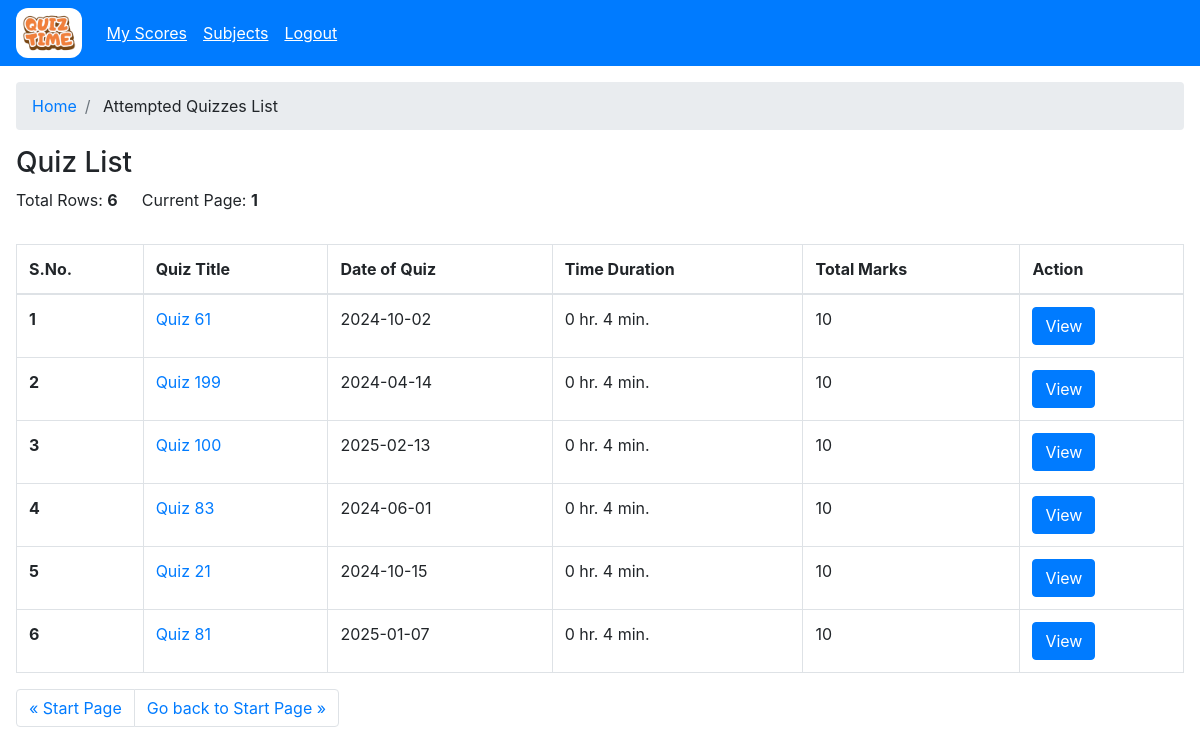
Screenshot of /user/attempted-quizzes (signed in) with the database file from the repository.
### models/model.py (models this page shows)
class Quiz(db.Model):
    __tablename__='quiz'
    id=db.Column(db.VARCHAR(100), primary_key=True)
    quiz_title=db.Column(db.VARCHAR(100), nullable=False)
    chapter_id=db.Column(db.VARCHAR(100), db.ForeignKey('chapters.id'), nullable=False)
    date_of_quiz=db.Column(db.DATE, nullable=False)
    time_duration_hr=db.Column(db.Integer, nullable=False)
    time_duration_min=db.Column(db.Integer, nullable=False)
    remarks=db.Column(db.VARCHAR(100), nullable=False)
    created_at=db.Column(db.TIMESTAMP, nullable=False)
    updated_at=db.Column(db.TIMESTAMP, nullable=False)
    is_active=db.Column(db.Boolean, default=True, nullable=False)
    total_marks=db.Column(db.Integer, nullable=False)

### controllers/users/user.py (the view)
@user.route("/attempted-quizzes")
@login_required
@role_required("user")
def user_attempted_quizzes():
    try:
        skip = int(request.args.get("skip", 0))
        take = int(request.args.get("take", 25))
        user_id = session.get("id", "")
        if not user_id:
            return flash_and_redirect("User not found", "danger", url_for("auth.logout"))
        attempted_quiz_ids = db.session.query(Score.quiz_id).filter_by(user_id=user_id).subquery()
        quizzes = Quiz.query.filter(Quiz.id.in_(attempted_quiz_ids)).offset(skip).limit(take).all()
        total_rows = Quiz.query.filter(Quiz.id.in_(attempted_quiz_ids)).count()
        return render_template("user/attempted_quiz.html", rows=quizzes, total_rows=total_rows, skip=skip, take=take)
    except Exception as e:
        return flash_and_redirect(str(e), "danger", url_for("user.user_attempted_quizzes", skip=0, take=25, rows=[], total_rows=0))

### app.py (called while the page is built)
    @login_manager.user_loader
    def load_user(user_id):
        return User.query.get(user_id)

### controllers/decorator.py (called while the page is built)
def role_required(role):
    def decorator(func):
        @wraps(func)
        def wrapper(*args, **kwargs):
            if not current_user.is_authenticated:
                return redirect(url_for("auth.login"))
            if current_user.user_type != role and session.get("user_type") != role:
                if current_user.user_type == "admin":
                    return redirect(url_for("admin.admin_home"))
                return redirect(url_for("user.user_home"))
            return func(*args, **kwargs)
        return wrapper
    return decorator

### templates/user/attempted_quiz.html (shortened to what this page needs)
{% extends "base.html" %} {% block title %}Quiz List{% endblock %} {% block
content %} {% include "user/user_wrapper.html" %}
<section class="p-3">
  <nav aria-label="breadcrumb">
    <ol class="breadcrumb">
      <li class="breadcrumb-item"><a href="/user">Home</a></li>
      <li class="breadcrumb-item">
        <a>Attempted Quizzes List</a>
      </li>
    </ol>
  </nav>
  <div class="d-flex mt-3 flex-wrap justify-content-between">
    <div>
      <h3>Quiz List</h3>
      <div class="d-flex align-items-center">
        <p class="mr-4">Total Rows: <strong>{{ total_rows }}</strong></p>
        <p>
          Current Page:
          <strong
            >{% if skip and take %} {{ ((skip|int)/take)+1 }} {% else %}1{%
            endif %}</strong
          >
        </p>
      </div>
    </div>
  </div>
  <section class="mt-3">
    <div class="table-responsive">
      <table class="table table-bordered table-hover">
        <thead>
          <tr>
            <th scope="col">S.No.</th>
            <th scope="col">Quiz Title</th>
            <th scope="col">Date of Quiz</th>
            <th scope="col">Time Duration</th>
            <th scope="col">Total Marks</th>
            <th scope="col">Action</th>
          </tr>
        </thead>
        <tbody>
          {% for quiz in rows %}
          <tr class="pointer">
            <th scope="row">{{ loop.index+skip }}</th>
            <td>
              <a href="/user/attempted-quizzes/view?quiz_id={{ quiz.id }}"
                >{{ quiz.quiz_title }}</a
              >
            </td>
            <td>{{ quiz.date_of_quiz }}</td>
            <td>
              {{ quiz.time_duration_hr }} hr. {{ quiz.time_duration_min }} min.
            </td>
            <td>{{ quiz.total_marks }}</td>
            <td>
              <button type="button" class="btn btn-primary">
                <a
                  href="/user/attempted-quizzes/view?quiz_id={{ quiz.id }}"
                  class="text-white"
                  >View</a
                >
              </button>
            </td>
          </tr>
          {% endfor %}
        </tbody>
      </table>
      <nav aria-label="Page navigation example">
        <ul class="pagination">
          <li class="page-item">
            <a
              class="page-link"
              href="/user/attempted-quizzes?skip={{ (skip - take) if skip > 0 else 0 }}&take={{ take }}"
              aria-label="Previous"
            >
              <span aria-hidden="true">&laquo;</span>
              <span
                >{% if skip > 0 %}Previous{% else %}Start Page{% endif %}</span
              >
            </a>
          </li>
          <li class="page-item">
            <a
              class="page-link"
              href="/user/attempted-quizzes?skip={{ ( (((skip|int) / take)|int+1)*take if ((skip|int+take) < total_rows) else None  ) if ((skip|int+take) < total_rows) else 0 }}&take={{ take }}"
              aria-label="Next"
            >
              <span
                >{% if ((skip|int + take) < total_rows) %}Next{% else %}Go back
                to Start Page{% endif %}</span
              >
              <span aria-hidden="true">&raquo;</span>
            </a>
          </li>
        </ul>
      </nav>
    </div>
  </section>
</section>
{% endblock %}

### static/css/style.css (style rules this page uses)
.pointer { cursor: pointer; }

### rows the page displays
Quiz: quiz_title "Quiz 61", date_of_quiz "2024-10-02", time_duration_hr "0", time_duration_min "4", total_marks "10"
Quiz: quiz_title "Quiz 199", date_of_quiz "2024-04-14", time_duration_hr "0", time_duration_min "4", total_marks "10"
Quiz: quiz_title "Quiz 100", date_of_quiz "2025-02-13", time_duration_hr "0", time_duration_min "4", total_marks "10"
Quiz: quiz_title "Quiz 83", date_of_quiz "2024-06-01", time_duration_hr "0", time_duration_min "4", total_marks "10"
Quiz: quiz_title "Quiz 21", date_of_quiz "2024-10-15", time_duration_hr "0", time_duration_min "4", total_marks "10"
Quiz: quiz_title "Quiz 81", date_of_quiz "2025-01-07", time_duration_hr "0", time_duration_min "4", total_marks "10"

### other values shown
{{ total_rows }} "6"
